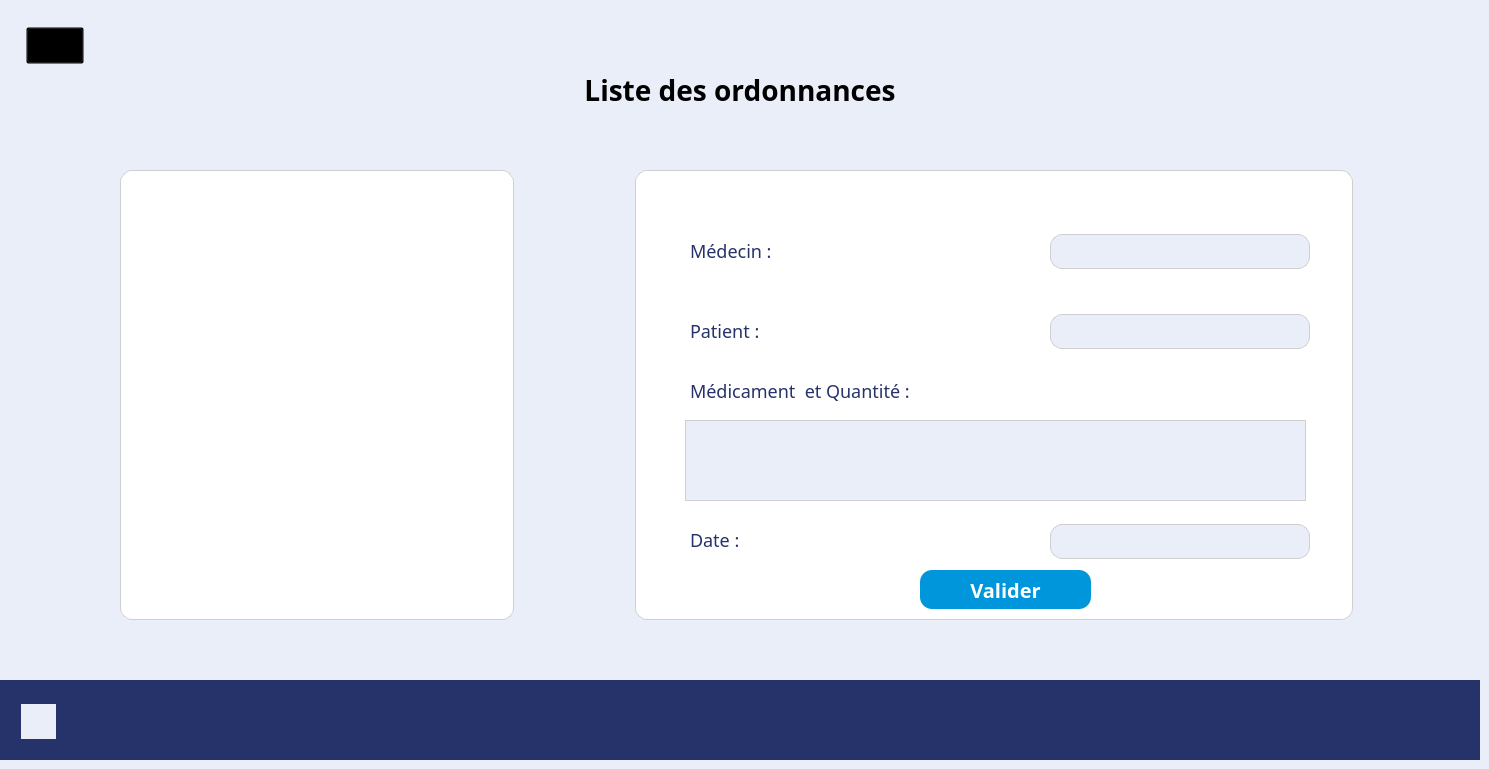
    <widget class="QWidget" name="page_4">
     <property name="styleSheet">
      <string notr="true">background :#E9EEF9;</string>
     </property>
     <widget class="QTableView" name="tableau_liste_des_ordonnance">
      <property name="geometry">
       <rect>
        <x>120</x>
        <y>170</y>
        <width>394</width>
        <height>450</height>
       </rect>
      </property>
      <property name="font">
       <font>
        <family>Montserrat</family>
        <pointsize>-1</pointsize>
        <italic>false</italic>
        <bold>false</bold>
       </font>
      </property>
      <property name="styleSheet">
       <string notr="true">/* Group 27 */

position: absolute;
width: 394px;
height: 377px;
left: 163px;
top: 236px;



/* request 1 user_x */

position: absolute;
width: 324px;
height: 33px;
left: 215px;
top: 278px;

font-family: 'Montserrat';
font-style: normal;
font-weight: 400;
font-size: 17px;
line-height: 21px;
text-transform: uppercase;

color: #000000;



/* Rectangle 37 */

box-sizing: border-box;

position: absolute;
width: 394px;
height: 377px;
left: 163px;
top: 236px;

background: #FFFFFF;
border-radius: 12px;


/* requests list USERS */

position: absolute;
width: 300px;
height: 27px;
left: 241px;
top: 240px;

font-family: 'Montserrat';
font-style: normal;
font-weight: 400;
font-size: 14px;
line-height: 17px;
text-transform: capitalize;

color: #000000;

border: 1px solid #CFCFCF;
</string>
      </property>
      <property name="autoScrollMargin">
       <number>16</number>
      </property>
      <attribute name="horizontalHeaderDefaultSectionSize">
       <number>394</number>
      </attribute>
     </widget>
     <widget class="QLabel" name="visual_ord_select">
      <property name="geometry">
       <rect>
        <x>635</x>
        <y>170</y>
        <width>718</width>
        <height>450</height>
       </rect>
      </property>
      <property name="styleSheet">
       <string notr="true">border: 1px solid #CFCFCF;
background: #FFFFFF;
border-radius: 12px;
font-family: 'Montserrat';

font-size: 15px;
/* identical to box height */
display: flex;
align-items: center;
text-align: center;
text-transform: uppercase;

color: #26326A;</string>
      </property>
      <property name="text">
       <string/>
      </property>
     </widget>
     <widget class="QLabel" name="label_n">
      <property name="geometry">
       <rect>
        <x>690</x>
        <y>240</y>
        <width>149</width>
        <height>22</height>
       </rect>
      </property>
      <property name="font">
       <font>
        <family>Montserrat</family>
        <pointsize>-1</pointsize>
        <italic>false</italic>
        <bold>false</bold>
       </font>
      </property>
      <property name="styleSheet">
       <string notr="true">/* medicaments : */

position: absolute;
width: 149px;
height: 22px;
left: 914px;
top: 247px;

font-family: 'Montserrat';
font-style: normal;
font-weight: 400;
font-size: 18px;
line-height: 22px;
/* identical to box height */
display: flex;
align-items: center;
text-align: center;
text-transform: uppercase;

color: #26326A;
background : transparent;
</string>
      </property>
      <property name="text">
       <string>Médecin :  </string>
      </property>
      <property name="alignment">
       <set>Qt::AlignLeading|Qt::AlignLeft|Qt::AlignVCenter</set>
      </property>
     </widget>
     <widget class="QLabel" name="label_p">
      <property name="geometry">
       <rect>
        <x>690</x>
        <y>320</y>
        <width>149</width>
        <height>22</height>
       </rect>
      </property>
      <property name="font">
       <font>
        <family>Montserrat</family>
        <pointsize>-1</pointsize>
        <italic>false</italic>
        <bold>false</bold>
       </font>
      </property>
      <property name="styleSheet">
       <string notr="true">/* medicaments : */

position: absolute;
width: 149px;
height: 22px;
left: 914px;
top: 247px;

font-family: 'Montserrat';
font-style: normal;
font-weight: 400;
font-size: 18px;
line-height: 22px;
/* identical to box height */
display: flex;
align-items: center;
text-align: center;
text-transform: uppercase;

color: #26326A;
background : transparent;
</string>
      </property>
      <property name="text">
       <string>Patient : </string>
      </property>
      <property name="alignment">
       <set>Qt::AlignLeading|Qt::AlignLeft|Qt::AlignVCenter</set>
      </property>
     </widget>
     <widget class="QLabel" name="label_med">
      <property name="geometry">
       <rect>
        <x>690</x>
        <y>380</y>
        <width>260</width>
        <height>22</height>
       </rect>
      </property>
      <property name="font">
       <font>
        <family>Montserrat</family>
        <pointsize>-1</pointsize>
        <italic>false</italic>
        <bold>false</bold>
       </font>
      </property>
      <property name="styleSheet">
       <string notr="true">/* medicaments : */

position: absolute;
width: 149px;
height: 22px;
left: 914px;
top: 247px;

font-family: 'Montserrat';
font-style: normal;
font-weight: 400;
font-size: 18px;
line-height: 22px;
/* identical to box height */
display: flex;
align-items: center;
text-align: center;
text-transform: uppercase;

color: #26326A;
background : transparent;
</string>
      </property>
      <property name="text">
       <string>Médicament  et Quantité :</string>
      </property>
      <property name="alignment">
       <set>Qt::AlignLeading|Qt::AlignLeft|Qt::AlignVCenter</set>
      </property>
     </widget>
     <widget class="QTableView" name="tab_med_qt_ordonnance_selectionne">
      <property name="geometry">
       <rect>
        <x>685</x>
        <y>420</y>
        <width>621</width>
        <height>81</height>
       </rect>
      </property>
      <property name="font">
       <font>
        <family>Montserrat</family>
        <pointsize>-1</pointsize>
       </font>
      </property>
      <property name="styleSheet">
       <string notr="true">font-family: 'Montserrat';

font-size: 15px;
/* identical to box height */
display: flex;
align-items: center;
text-align: center;
text-transform: uppercase;

color: #26326A;

background : #E9EEF9;
border: 1px solid #CFCFCF;
</string>
      </property>
      <attribute name="horizontalHeaderDefaultSectionSize">
       <number>292</number>
      </attribute>
     </widget>
     <widget class="QLabel" name="label_d">
      <property name="geometry">
       <rect>
        <x>690</x>
        <y>530</y>
        <width>63</width>
        <height>20</height>
       </rect>
      </property>
      <property name="font">
       <font>
        <family>Montserrat</family>
        <pointsize>-1</pointsize>
        <italic>false</italic>
        <bold>false</bold>
       </font>
      </property>
      <property name="styleSheet">
       <string notr="true">/* medicaments : */

position: absolute;
width: 149px;
height: 22px;
left: 914px;
top: 247px;

font-family: 'Montserrat';
font-style: normal;
font-weight: 400;
font-size: 18px;
line-height: 22px;
/* identical to box height */
display: flex;
align-items: center;
text-align: center;
text-transform: uppercase;

color: #26326A;
background : transparent;
</string>
      </property>
      <property name="text">
       <string>Date :</string>
      </property>
      <property name="alignment">
       <set>Qt::AlignLeading|Qt::AlignLeft|Qt::AlignVCenter</set>
      </property>
     </widget>
     <widget class="QLabel" name="medecin_ordonnance_selectionne">
      <property name="geometry">
       <rect>
        <x>1050</x>
        <y>234</y>
        <width>260</width>
        <height>35</height>
       </rect>
      </property>
      <property name="font">
       <font>
        <family>Montserrat</family>
        <pointsize>-1</pointsize>
        <bold>false</bold>
       </font>
      </property>
      <property name="styleSheet">
       <string notr="true">font-family: 'Montserrat';

font-size: 15px;
/* identical to box height */
display: flex;
align-items: center;
text-align: center;
text-transform: uppercase;

color: #26326A;

background : #E9EEF9;
border-radius: 12px;
border: 1px solid #CFCFCF;
</string>
      </property>
      <property name="text">
       <string/>
      </property>
      <property name="alignment">
       <set>Qt::AlignCenter</set>
      </property>
     </widget>
     <widget class="QLabel" name="patient_ordonnance_selectionne">
      <property name="geometry">
       <rect>
        <x>1050</x>
        <y>314</y>
        <width>260</width>
        <height>35</height>
       </rect>
      </property>
      <property name="font">
       <font>
        <family>Montserrat</family>
        <pointsize>-1</pointsize>
        <bold>false</bold>
       </font>
      </property>
      <property name="styleSheet">
       <string notr="true">font-family: 'Montserrat';

font-size: 15px;
/* identical to box height */
display: flex;
align-items: center;
text-align: center;
text-transform: uppercase;

color: #26326A;

background : #E9EEF9;
border-radius: 12px;
border: 1px solid #CFCFCF;
</string>
      </property>
      <property name="text">
       <string/>
      </property>
      <property name="alignment">
       <set>Qt::AlignCenter</set>
      </property>
     </widget>
     <widget class="QLabel" name="date_ordonnance_selectionne">
      <property name="geometry">
       <rect>
        <x>1050</x>
        <y>524</y>
        <width>260</width>
        <height>35</height>
       </rect>
      </property>
      <property name="font">
       <font>
        <family>Montserrat</family>
        <pointsize>-1</pointsize>
        <bold>false</bold>
       </font>
      </property>
      <property name="styleSheet">
       <string notr="true">font-family: 'Montserrat';

font-size: 15px;
/* identical to box height */
display: flex;
align-items: center;
text-align: center;
text-transform: uppercase;

color: #26326A;

background : #E9EEF9;
border-radius: 12px;
border: 1px solid #CFCFCF;
</string>
      </property>
      <property name="text">
       <string/>
      </property>
      <property name="alignment">
       <set>Qt::AlignCenter</set>
      </property>
     </widget>
     <widget class="QPushButton" name="Valider_3">
      <property name="geometry">
       <rect>
        <x>920</x>
        <y>570</y>
        <width>171</width>
        <height>39</height>
       </rect>
      </property>
      <property name="font">
       <font>
        <family>Montserrat</family>
        <pointsize>-1</pointsize>
        <italic>false</italic>
        <bold>true</bold>
       </font>
      </property>
      <property name="styleSheet">
       <string notr="true">/* Rectangle 18 */

box-sizing: border-box;

position: absolute;
width: 90px;
height: 31px;
left: 429px;
top: 289px;

background: #0096DC;
border-radius: 12px;
color : #FFFFFF;
/* confirm all */

position: absolute;
width: 116px;
height: 24px;
left: 1092px;
top: 534px;

font-family: 'Montserrat';
font-style: normal;
font-weight: 600;
font-size: 20px;
line-height: 24px;
text-transform: capitalize;

color: #FFFFFF;

</string>
      </property>
      <property name="text">
       <string>Valider</string>
      </property>
     </widget>
     <widget class="QLabel" name="label_28">
      <property name="geometry">
       <rect>
        <x>0</x>
        <y>680</y>
        <width>1480</width>
        <height>80</height>
       </rect>
      </property>
      <property name="styleSheet">
       <string notr="true">background : #26326A;</string>
      </property>
      <property name="text">
       <string/>
      </property>
     </widget>
     <widget class="QLabel" name="label_30">
      <property name="geometry">
       <rect>
        <x>1302</x>
        <y>705</y>
        <width>139</width>
        <height>34</height>
       </rect>
      </property>
      <property name="styleSheet">
       <string notr="true">background : #26326A;</string>
      </property>
      <property name="text">
       <string/>
      </property>
      <property name="pixmap">
       <pixmap resource="Ressources.qrc">:/images/Asqii 2.png</pixmap>
      </property>
     </widget>
     <widget class="QLabel" name="nom_log_1">
      <property name="geometry">
       <rect>
        <x>78</x>
        <y>712</y>
        <width>101</width>
        <height>20</height>
       </rect>
      </property>
      <property name="font">
       <font>
        <family>Montserrat</family>
        <pointsize>-1</pointsize>
        <italic>false</italic>
        <bold>true</bold>
       </font>
      </property>
      <property name="styleSheet">
       <string notr="true">/* User ADMIN */

position: absolute;
width: 109px;
height: 20px;
left: 78px;
top: 712px;

font-family: 'Montserrat';
font-style: normal;
font-weight: 600;
font-size: 16px;
line-height: 20px;
/* identical to box height */
text-transform: uppercase;

color: #FFFFFF;
background : transparent;
</string>
      </property>
      <property name="text">
       <string/>
      </property>
     </widget>
     <widget class="QLabel" name="heure_7">
      <property name="geometry">
       <rect>
        <x>860</x>
        <y>712</y>
        <width>100</width>
        <height>18</height>
       </rect>
      </property>
      <property name="font">
       <font>
        <family>Montserrat</family>
        <pointsize>14</pointsize>
        <italic>false</italic>
        <bold>false</bold>
       </font>
      </property>
      <property name="styleSheet">
       <string notr="true">/* Thursday , October 6 2022 */

position: absolute;
width: 196px;
height: 18px;
left: 636px;
top: 712px;

font-family: 'Montserrat';
font-style: normal;
font-weight: 400;
font-size: 14.766px;
line-height: 18px;
/* identical to box height */
text-transform: capitalize;

color: #FFFFFF;

background : transparent;</string>
      </property>
      <property name="text">
       <string/>
      </property>
     </widget>
     <widget class="QLabel" name="label_29">
      <property name="geometry">
       <rect>
        <x>21</x>
        <y>704</y>
        <width>35</width>
        <height>35</height>
       </rect>
      </property>
      <property name="styleSheet">
       <string notr="true">/* settings 1 */

position: absolute;
width: 35px;
height: 35px;
left: 21px;
top: 704px;

background: url(settings.png);
</string>
      </property>
      <property name="text">
       <string/>
      </property>
      <property name="pixmap">
       <pixmap resource="Ressources.qrc">:/images/settings 1 .png</pixmap>
      </property>
     </widget>
     <widget class="QLabel" name="date_7">
      <property name="geometry">
       <rect>
        <x>636</x>
        <y>712</y>
        <width>196</width>
        <height>18</height>
       </rect>
      </property>
      <property name="font">
       <font>
        <family>Montserrat</family>
        <pointsize>14</pointsize>
        <italic>false</italic>
        <bold>false</bold>
       </font>
      </property>
      <property name="styleSheet">
       <string notr="true">/* Thursday , October 6 2022 */

position: absolute;
width: 196px;
height: 18px;
left: 636px;
top: 712px;

font-family: 'Montserrat';
font-style: normal;
font-weight: 400;
font-size: 14.766px;
line-height: 18px;
/* identical to box height */
text-transform: capitalize;

color: #FFFFFF;

background : transparent;</string>
      </property>
      <property name="text">
       <string/>
      </property>
     </widget>
     <widget class="QLabel" name="label_33">
      <property name="geometry">
       <rect>
        <x>477</x>
        <y>58</y>
        <width>526</width>
        <height>64</height>
       </rect>
      </property>
      <property name="font">
       <font>
        <family>Montserrat</family>
        <pointsize>21</pointsize>
        <italic>false</italic>
        <bold>true</bold>
       </font>
      </property>
      <property name="styleSheet">
       <string notr="true">/* drug validation */

position: absolute;
width: 526px;
height: 64px;
left: 477px;
top: 58px;

font-family: 'Montserrat';
font-style: normal;
font-weight: 700;
font-size: 52.8201px;
line-height: 64px;
text-transform: uppercase;

color: #000000;

</string>
      </property>
      <property name="text">
       <string>Liste des ordonnances</string>
      </property>
      <property name="alignment">
       <set>Qt::AlignCenter</set>
      </property>
     </widget>
     <widget class="QPushButton" name="return_page2_from_distribution">
      <property name="geometry">
       <rect>
        <x>26</x>
        <y>27</y>
        <width>58</width>
        <height>37</height>
       </rect>
      </property>
      <property name="styleSheet">
       <string notr="true">background : transparent;
</string>
      </property>
      <property name="text">
       <string/>
      </property>
      <property name="icon">
       <iconset resource="Ressources.qrc">
        <normaloff>:/images/Group 26.png</normaloff>:/images/Group 26.png</iconset>
      </property>
      <property name="iconSize">
       <size>
        <width>58</width>
        <height>37</height>
       </size>
      </property>
     </widget>
     <widget class="QLabel" name="num_ord">
      <property name="geometry">
       <rect>
        <x>864</x>
        <y>180</y>
        <width>260</width>
        <height>22</height>
       </rect>
      </property>
      <property name="font">
       <font>
        <family>Montserrat</family>
        <pointsize>-1</pointsize>
        <italic>false</italic>
        <bold>false</bold>
       </font>
      </property>
      <property name="styleSheet">
       <string notr="true">/* medicaments : */

position: absolute;
width: 149px;
height: 22px;
left: 914px;
top: 247px;

font-family: 'Montserrat';
font-style: normal;
font-weight: 400;
font-size: 18px;
line-height: 22px;
/* identical to box height */
display: flex;
align-items: center;
text-align: center;
text-transform: uppercase;

color: #26326A;
background : transparent;

</string>
      </property>
      <property name="text">
       <string/>
      </property>
      <property name="alignment">
       <set>Qt::AlignCenter</set>
      </property>
     </widget>
    </widget>
